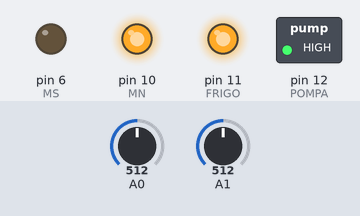
The sketch below on a simulated Arduino Uno, built with avr-gcc and run on an emulated ATmega328P. Parts: switched loads named in the sketch (green lamp = pin HIGH), output pins drawn as LEDs (lit = HIGH). Inputs (shaded band) come from the test bench; at power-on: A0 = 512, A1 = 512. What the sketch prints to the serial monitor is not drawn.

Above: at 0.1 s.
At 1.1 s:
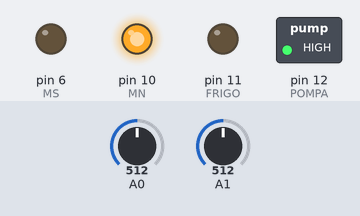
Timing chart, 0 to 2.6 s (numbered marks = the images above):
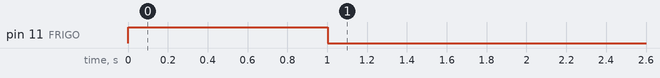

Measured:
- by itself, pin 11 (FRIGO): HIGH → LOW at 1.0 s

The sketch:

betty_v6.ino
```cpp
#include "RunningAverage.h"

RunningAverage frigoRA(100);
RunningAverage ariaRA(100);

#define POMPA 12
#define FRIGO 11
#define MN 10
#define MS 6

void setup() {

  Serial.begin(9600);

  digitalWrite(MN, HIGH);
  digitalWrite(FRIGO, HIGH);
  digitalWrite(POMPA, HIGH);

  pinMode(MN, OUTPUT);
  pinMode(FRIGO, OUTPUT);
  pinMode(POMPA, OUTPUT);
  pinMode(MS, OUTPUT);

  digitalWrite(MN, HIGH);
  digitalWrite(FRIGO, HIGH);
  digitalWrite(POMPA, HIGH);

  frigoRA.clear();
  ariaRA.clear();


}

int S = -1;        //STATO MACCHINA
bool P = true;        //PRIMO INGRESSO
bool E = false;       //CONDIZIONE USCITA
unsigned long T = 0;  //TIMER UNIVERSALE
uint8_t C = 0;        //CONTATORE CICLI

bool sFRIGO = false;
bool sPOMPA = false;
bool sMOTARIA = false;
bool sMOTNOARIA = false;

bool osFRIGO = false;
bool osPOMPA = false;
bool osMOTARIA = false;
bool osMOTNOARIA = false;

unsigned long tTemp1 = 0;  //cicli 10 ms
unsigned long tTemp2 = 0;  //cicli 60 s

float ariaTemp = 0.0;
float frigoTemp = 0.0;
float oldFrigo = 0.0;
float oldAria = 0.0;
float DT_FRIGO = 0.0;
float DT_ARIA = 0.0;

unsigned long tAct = 0;
unsigned long dStampa = 0;

unsigned long dpon = 0;
unsigned long dpoff = 0;

void loop() {

  readTemp();

  debug();

  act();

  pompa();

  if (S == -1) {
    if (P) {
      sFRIGO = true;
      sMOTNOARIA = false;
      sMOTARIA = false;
      P = false;
    }

    // condizione uscita
    if ((frigoTemp >= 700) || ((millis() - T) > 60000 * 4)) {
      E = true;
    }

    if (E) {
      S++;
      P = true;
      E = false;
      T = millis();
    }
  }
  else if (S == 0) {       // NO ARIA
    if (P) {
      sFRIGO = true;
      sMOTNOARIA = true;
      sMOTARIA = false;
      P = false;
    }

    // condizione uscita
    if ((DT_FRIGO <= 7) && ((millis() - T) > 60000 * 4)) {
      E = true;
    }

    if (E) {
      S++;
      P = true;
      E = false;
      T = millis();
    }
  }
  else if (S == 1) {  // PAUSA
    if (P) {
      sFRIGO = true;
      sMOTNOARIA = false;
      sMOTARIA = false;
      P = false;
    }

    // condizione uscita
    if ((millis() - T) > 10000) {
      E = true;
    }

    if (E) {
      S++;
      P = true;
      E = false;
      T = millis();
    }
  }
  else if (S == 2) {  // ARIA
    if (P) {
      sFRIGO = true;
      sMOTNOARIA = false;
      sMOTARIA = true;
      P = false;
    }

    // condizione uscita
    if ((DT_ARIA <= 0.5) && ((millis() - T) > 60000 * 4)) {
      E = true;
    }

    if (E) {
      S++;
      P = true;
      E = false;
      T = millis();
    }
  }
  else if (S == 3) {  // PAUSA
    if (P) {
      sFRIGO = true;
      sMOTNOARIA = false;
      sMOTARIA = false;
      P = false;
    }

    // condizione uscita
    if ((millis() - T) > 10000) {
      E = true;
    }

    if (E) {
      C++;
      if (C < 8) {
        S = 0;
      }
      else {
        S = 4;
      }
      P = true;
      E = false;
      T = millis();
    }
  }

  while (S == 4) {    // SPEGNI TUTTO
    if (P) {
      sFRIGO = false;
      sMOTNOARIA = false;
      sMOTARIA = false;
      sPOMPA = false;
      P = false;
    }
  }

}

void act() {
  if ((millis() - tAct) > 1000) {
    tAct = millis();

    if (sFRIGO != osFRIGO) {
      digitalWrite(FRIGO, !sFRIGO);
    }
    else if (sPOMPA != osPOMPA) {
      digitalWrite(POMPA, !sPOMPA);
    }
    else if (sMOTARIA != osMOTARIA) {
      digitalWrite(MS, LOW);
      digitalWrite(MN, !sMOTARIA);
    }
    else if (sMOTNOARIA != osMOTNOARIA) {
      digitalWrite(MS, HIGH);
      digitalWrite(MN, !sMOTNOARIA);
    }

    osPOMPA = sPOMPA;
    osFRIGO = sFRIGO;
    osMOTARIA = sMOTARIA;
    osMOTNOARIA = osMOTNOARIA;

  }
}

void pompa() {
  if (sPOMPA) {
    if ((millis() - dpon) > 60000 * 1) {
      dpoff = millis();
      sPOMPA = false;
    }
  }
  else {
    if ((millis() - dpoff) > 60000 * 5) {
      dpon = millis();
      sPOMPA = true;
    }
  }
}

void readTemp() {

  if ((millis() - tTemp1) > 10) {
    frigoRA.addValue(analogRead(A0));
    ariaRA.addValue(analogRead(A1));
    tTemp1 = millis();
  }

  if ((millis() - tTemp2) > 60000) {
    frigoTemp = frigoRA.getAverage();
    ariaTemp = ariaRA.getAverage();

    DT_FRIGO = frigoTemp - oldFrigo;
    DT_ARIA = ariaTemp - oldAria;

    oldFrigo = frigoTemp;
    oldAria = ariaTemp;

    tTemp2 = millis();
  }

}

void debug() {
  if ((millis() - dStampa) > 5000) {
    dStampa = millis();
    Serial.print(frigoTemp);
    Serial.print(",");
    Serial.print(DT_FRIGO);
    Serial.print(",");
    Serial.print(ariaTemp);
    Serial.print(",");
    Serial.print(DT_ARIA);
    Serial.print(",");
    Serial.println(S);
  }
}
```
